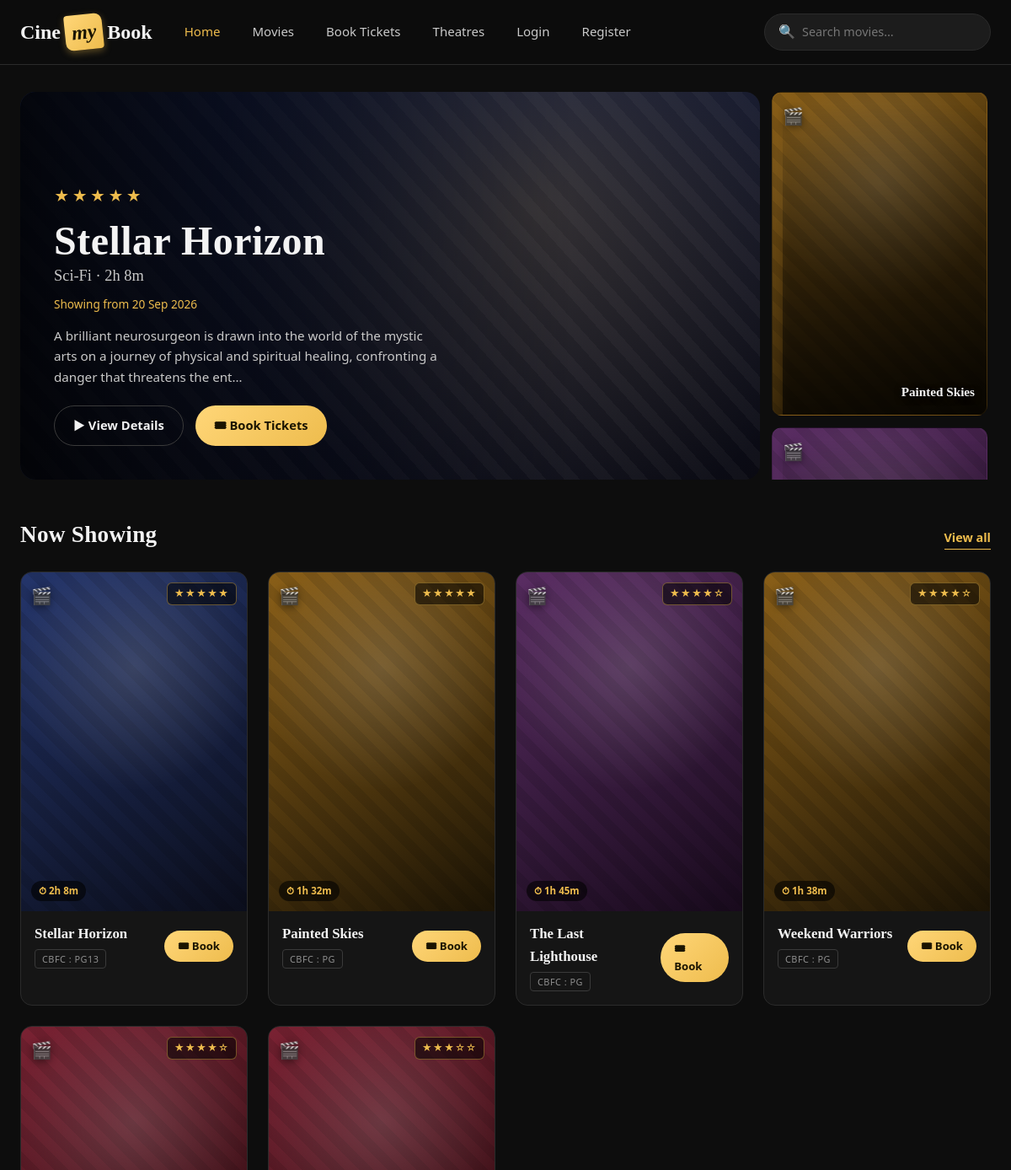
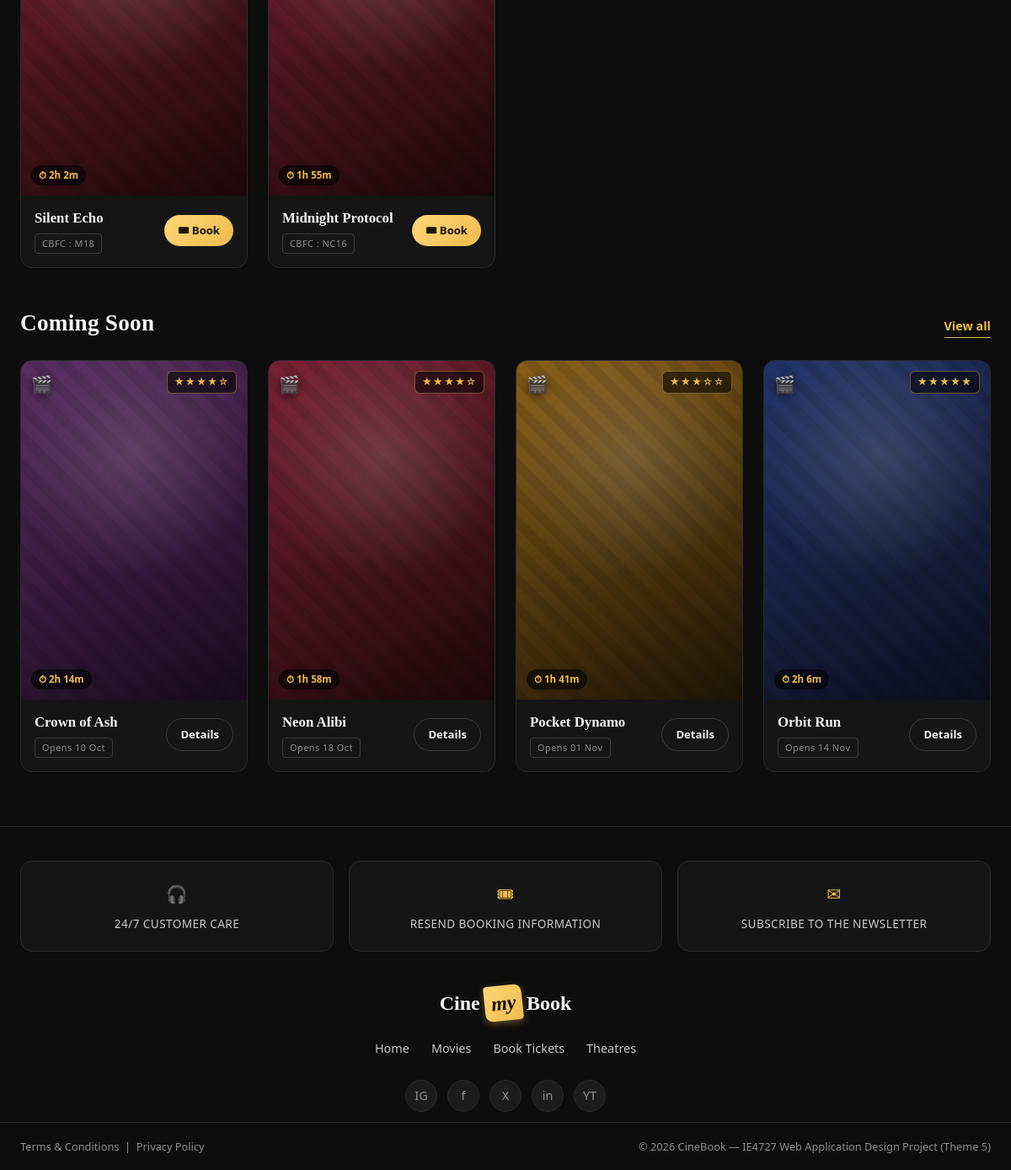
The page / on the database its author committed (2 pictures, top to bottom).
### tables this page shows
CREATE TABLE movie (
    Movie_ID INT AUTO_INCREMENT PRIMARY KEY,
    Location VARCHAR(150),
    Date DATE,
    Showtime TIME,
    Description TEXT,
    Title VARCHAR(150) NOT NULL,
    Poster VARCHAR(255) DEFAULT '',
    Genre VARCHAR(80),
    Duration_Min INT,
    Certificate VARCHAR(10) DEFAULT 'PG',
    Stars TINYINT DEFAULT 4,
    Status VARCHAR(20) DEFAULT 'showing',
    Cinema_ID INT,
    FOREIGN KEY (Cinema_ID) REFERENCES cinema(Cinema_ID)
);

### includes/functions.php (called while the page is built, shortened)
<?php
function poster_file($poster) {
    $poster = trim((string) $poster);
    return '';
}
function poster_has_img($poster) {
    return poster_file($poster) !== '' ? ' has-img' : '';
}
function poster_style($poster) {
    $f = poster_file($poster);
    if ($f === '') return '';
    return ' style="background-image:url(\'images/posters/' . htmlspecialchars(rawurlencode($f)) . '\')"';
}

### index.php (the view, shortened to what this page needs)
<?php
require_once 'includes/db_connect.php';
include 'includes/header.php';
$showing = $conn->query(
    "SELECT m.Movie_ID, m.Title, m.Genre, m.Duration_Min, m.Date, m.Showtime,
            m.Description, m.Certificate, m.Stars, m.Poster, c.Cinema_Name
     FROM movie m LEFT JOIN cinema c ON m.Cinema_ID = c.Cinema_ID
     WHERE m.Status = 'showing'
     ORDER BY m.Stars DESC, m.Date ASC"
);
$showingRows = $showing ? $showing->fetch_all(MYSQLI_ASSOC) : [];
$featured = $showingRows[0] ?? null;
$rail = array_slice($showingRows, 1, 4);
$coming = $conn->query(
    "SELECT m.Movie_ID, m.Title, m.Genre, m.Duration_Min, m.Date, m.Showtime,
            m.Certificate, m.Stars, m.Poster, c.Cinema_Name
     FROM movie m LEFT JOIN cinema c ON m.Cinema_ID = c.Cinema_ID
     WHERE m.Status = 'coming'
     ORDER BY m.Date ASC"
);
?>
<?php if ($featured): ?>
<section class="hero">
    <div class="hero-feature<?php echo poster_has_img($featured['Poster']); ?>" data-genre="<?php echo htmlspecialchars($featured['Genre']); ?>"<?php echo poster_style($featured['Poster']); ?>>
        <div class="hero-content">
            <div class="hero-stars"><?php echo starRating($featured['Stars']); ?></div>
            <h1 class="hero-title"><?php echo htmlspecialchars($featured['Title']); ?></h1>
            <p class="hero-sub"><?php echo htmlspecialchars($featured['Genre']); ?> &middot; <?php echo formatDuration($featured['Duration_Min']); ?></p>
            <p class="hero-released">Showing from <?php echo date("d M Y", strtotime($featured['Date'])); ?></p>
            <p class="hero-desc"><?php echo htmlspecialchars(mb_strimwidth($featured['Description'], 0, 160, '…')); ?></p>
            <div class="hero-actions">
                <a href="movie_details.php?id=<?php echo $featured['Movie_ID']; ?>" class="btn btn-ghost">&#9654; View Details</a>
                <a href="booking.php?movie_id=<?php echo $featured['Movie_ID']; ?>" class="btn">&#127903; Book Tickets</a>
            </div>
        </div>
    </div>
    <div class="hero-rail">
        <?php foreach ($rail as $r): ?>
            <a class="rail-item poster<?php echo poster_has_img($r['Poster']); ?>" data-genre="<?php echo htmlspecialchars($r['Genre']); ?>"<?php echo poster_style($r['Poster']); ?>
               href="movie_details.php?id=<?php echo $r['Movie_ID']; ?>">
                <span class="rail-title"><?php echo htmlspecialchars($r['Title']); ?></span>
            </a>
        <?php endforeach; ?>
    </div>
</section>
<?php endif; ?>
<div class="section-head">
    <h2>Now Showing</h2>
    <a href="movies.php" class="view-all">View all</a>
</div>
<div class="movie-grid">
<?php if ($showingRows): ?>
    <?php foreach ($showingRows as $row): ?>
        <div class="movie-card">
            <a class="poster<?php echo poster_has_img($row['Poster']); ?>" data-genre="<?php echo htmlspecialchars($row['Genre']); ?>"<?php echo poster_style($row['Poster']); ?>
               href="movie_details.php?id=<?php echo $row['Movie_ID']; ?>">
                <span class="star-pill"><?php echo starRating($row['Stars']); ?></span>
                <span class="dur-pill">&#9201; <?php echo formatDuration($row['Duration_Min']); ?></span>
            </a>
            <div class="movie-card-foot">
                <div>
                    <div class="mc-title"><?php echo htmlspecialchars($row['Title']); ?></div>
                    <span class="mc-cert">CBFC : <?php echo htmlspecialchars($row['Certificate']); ?></span>
                </div>
                <a href="booking.php?movie_id=<?php echo $row['Movie_ID']; ?>" class="btn btn-sm">&#127903; Book</a>
            </div>
        </div>
    <?php endforeach; ?>
<?php else: ?>
    <div class="empty-state"><div class="big">&#127909;</div><p>No movies showing right now. Please check back soon.</p></div>
<?php endif; ?>
</div>
<div class="section-head">
    <h2>Coming Soon</h2>
    <a href="movies.php" class="view-all">View all</a>
</div>
<div class="movie-grid">
<?php if ($coming && $coming->num_rows > 0): ?>
    <?php while ($row = $coming->fetch_assoc()): ?>
        <div class="movie-card">
            <a class="poster<?php echo poster_has_img($row['Poster']); ?>" data-genre="<?php echo htmlspecialchars($row['Genre']); ?>"<?php echo poster_style($row['Poster']); ?>
               href="movie_details.php?id=<?php echo $row['Movie_ID']; ?>">
                <span class="star-pill"><?php echo starRating($row['Stars']); ?></span>
                <span class="dur-pill">&#9201; <?php echo formatDuration($row['Duration_Min']); ?></span>
            </a>
            <div class="movie-card-foot">
                <div>
                    <div class="mc-title"><?php echo htmlspecialchars($row['Title']); ?></div>
                    <span class="mc-cert">Opens <?php echo date("d M", strtotime($row['Date'])); ?></span>
                </div>
                <a href="movie_details.php?id=<?php echo $row['Movie_ID']; ?>" class="btn btn-sm btn-ghost">Details</a>
            </div>
        </div>
    <?php endwhile; ?>
<?php else: ?>
    <div class="empty-state"><p>No upcoming movies announced yet.</p></div>
<?php endif; ?>
</div>
<?php include 'includes/footer.php'; $conn->close(); ?>

### includes/header.php (shortened to what this page needs)
<?php
$currentPage = basename($_SERVER['PHP_SELF']);
function navActive($page) {
    global $currentPage;
    return $currentPage === $page ? ' class="active"' : '';
}
function formatDuration($min) {
    $min = (int) $min;
    $h = intdiv($min, 60);
    $m = $min % 60;
    return ($h > 0 ? $h . "h " : "") . $m . "m";
}
function starRating($stars) {
    $stars = max(0, min(5, (int) $stars));
    return str_repeat("\u{2605}", $stars) . str_repeat("\u{2606}", 5 - $stars);
}
?>
<!DOCTYPE html>
<html lang="en">
<head>
<link rel="stylesheet" href="css/style.css">
</head>
<body>
<header class="site-header">
    <div class="header-inner">
        <a href="index.php" class="logo">Cine<span class="tk">my</span>Book</a>
        <nav class="main-nav" aria-label="Main navigation">
            <ul class="nav-links">
                <li><a href="index.php"<?php echo navActive('index.php'); ?>>Home</a></li>
                <li><a href="movies.php"<?php echo navActive('movies.php'); ?>>Movies</a></li>
                <li><a href="booking.php"<?php echo navActive('booking.php'); ?>>Book Tickets</a></li>
                <li><a href="about.php"<?php echo navActive('about.php'); ?>>Theatres</a></li>
                <?php if (isset($_SESSION['cust_id'])): ?>
                    <li><a href="my_bookings.php"<?php echo navActive('my_bookings.php'); ?>>Your Tickets</a></li>
                    <li><a href="logout.php">Logout</a></li>
                <?php else: ?>
                    <li><a href="login.php"<?php echo navActive('login.php'); ?>>Login</a></li>
                    <li><a href="register.php"<?php echo navActive('register.php'); ?>>Register</a></li>
                <?php endif; ?>
            </ul>
        </nav>
        <form class="header-search" method="GET" action="movies.php" role="search">
            <span class="ico">&#128269;</span>
            <input type="search" name="q" placeholder="Search movies…"
                   value="<?php echo htmlspecialchars($_GET['q'] ?? ''); ?>">
        </form>
    </div>
</header>
<main class="page-wrap">

### includes/footer.php
</main>
<footer class="site-footer">
    <div class="footer-features">
        <div class="feature-card"><span class="fico">&#127911;</span>24/7 CUSTOMER CARE</div>
        <div class="feature-card"><span class="fico">&#127903;</span>RESEND BOOKING INFORMATION</div>
        <div class="feature-card"><span class="fico">&#9993;</span>SUBSCRIBE TO THE NEWSLETTER</div>
    </div>
    <div class="footer-brand">
        <a href="index.php" class="logo">Cine<span class="tk">my</span>Book</a>
    </div>
    <nav class="footer-nav" aria-label="Footer navigation">
        <a href="index.php">Home</a>
        <a href="movies.php">Movies</a>
        <a href="booking.php">Book Tickets</a>
        <a href="about.php">Theatres</a>
    </nav>
    <div class="footer-socials" aria-hidden="true">
        <span class="social-ico">IG</span>
        <span class="social-ico">f</span>
        <span class="social-ico">X</span>
        <span class="social-ico">in</span>
        <span class="social-ico">YT</span>
    </div>
    <div class="footer-legal">
        <span>Terms &amp; Conditions &nbsp;|&nbsp; Privacy Policy</span>
        <span>&copy; <?php echo date("Y"); ?> CineBook — IE4727 Web Application Design Project (Theme 5)</span>
    </div>
</footer>
</body>
</html>

### rows shown on the page
movie: Stars "★★★★★", Title "Stellar Horizon", Genre "Sci-Fi", Duration_Min "2h 8m", Date "20 Sep 2026", Description "A brilliant neurosurgeon is drawn into the world of the mystic arts on a journey of physical and spiritual healing, confronting a danger that threatens the ent…", Certificate "PG13"
movie: Title "Painted Skies", Stars "★★★★★", Duration_Min "1h 32m", Certificate "PG"
movie: Stars "★★★★☆", Duration_Min "1h 45m", Title "The Last Lighthouse", Certificate "PG"
movie: Stars "★★★★☆", Duration_Min "1h 38m", Title "Weekend Warriors", Certificate "PG"
movie: Stars "★★★★☆", Duration_Min "2h 2m", Title "Silent Echo", Certificate "M18"
movie: Stars "★★★☆☆", Duration_Min "1h 55m", Title "Midnight Protocol", Certificate "NC16"
movie: Stars "★★★★☆", Duration_Min "2h 14m", Title "Crown of Ash", Date "10 Oct"
movie: Stars "★★★★☆", Duration_Min "1h 58m", Title "Neon Alibi", Date "18 Oct"
movie: Stars "★★★☆☆", Duration_Min "1h 41m", Title "Pocket Dynamo", Date "01 Nov"
movie: Stars "★★★★★", Duration_Min "2h 6m", Title "Orbit Run", Date "14 Nov"
